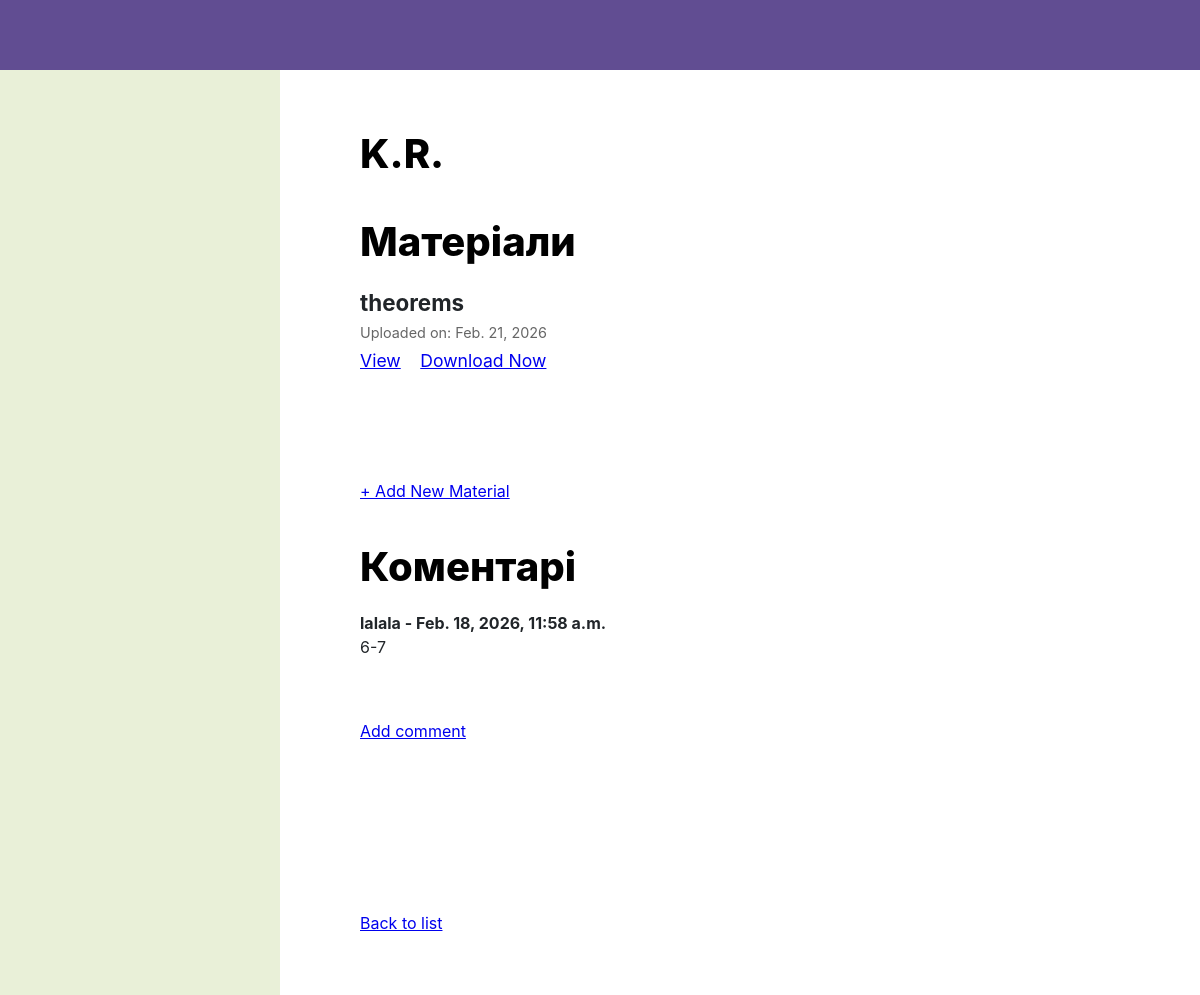
The app's page /сourses/matan/activities/2 (signed in), older data.
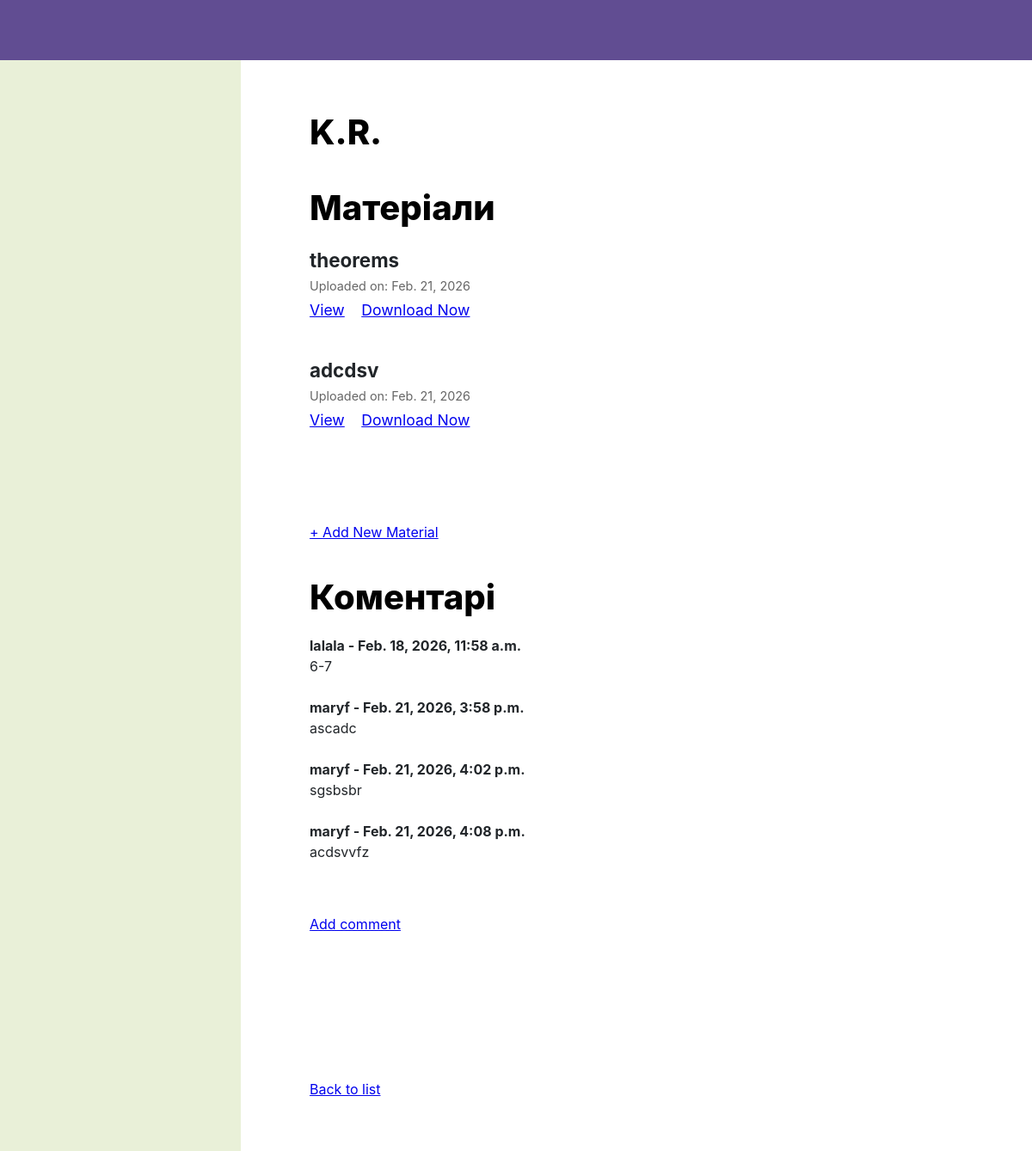
The same page, newer data.
### courses/models.py (models this page shows, shortened)
class Material(models.Model):
    activity = models.ForeignKey(Activity, related_name='materials', on_delete=models.CASCADE)
    name = models.CharField(max_length=100)
    upload = models.FileField(upload_to='activity_materials/', null=True, blank=True)
    uploaded_at = models.DateTimeField(auto_now_add=True)

class Comment(models.Model):
    post = models.ForeignKey(Activity, on_delete=models.CASCADE, related_name="comments")
    name = models.CharField(max_length=200)
    body = models.TextField()
    date_added = models.DateTimeField(auto_now_add=True)

### courses/views.py (called while the page is built)
@login_required
def activity_detail(request, course_slug, activity_id):
    course = get_object_or_404(Course, slug=course_slug)
    activity = get_object_or_404(Activity, id=activity_id)
    return render(request, 'activities/detail_activity.html', {
        'course': course,
        'activity': activity,
    })

### courses/templates/activities/detail_activity.html (shortened to what this page needs)
<!DOCTYPE html>
<html lang="en">
<head>
    <link href="https://cdn.jsdelivr.net/npm/bootstrap@5.3.0/dist/css/bootstrap.min.css" rel="stylesheet">
</head>
<body>
    <div class="top-banner"></div>
    <div class="main-container">
        <div class="sidebar"></div>
        <div class="content">
            <h1>{{ activity.activity_text }}</h1>
            <h2 class="section-header">Матеріали</h2>
            <div class="materials-list">
                {% for material in activity.materials.all %}
                <div class="material-item">
                    <span class="material-name">{{ material.name }}</span>
                    <span class="upload-date">Uploaded on: {{ material.uploaded_at|date:"M. d, Y" }}</span>
                    <div class="action-links mt-1">
                        {% if material.upload %}
                            <a href="{{ material.upload.url }}" target="_blank">View</a>
                            <a href="{{ material.upload.url }}" download>Download Now</a>
                        {% endif %}
                    </div>
                </div>
                {% empty %}
                <p>No materials available.</p>
                {% endfor %}
            </div>
            <div style="margin-top: 60px;">
                <a href="{% url 'add_material' activity.course.slug activity.id %}" class="add-link">+ Add New Material</a>
            </div>
            <h1 class="section-header">Коментарі</h1>
            <div class="comment-block">
                {% for comment in activity.comments.all %}
                <div class="mb-4">
                    <strong>{{ comment.name }} - {{ comment.date_added }}</strong>
                    <p>{{ comment.body }}</p>
                </div>
                {% empty %}
                <p>No comments yet.</p>
                {% endfor %}
                <div style="margin-top: 60px;">
                <a href="{% url 'add_comment' course_slug=course.slug activity_id=activity.id %}" class="add-link" style="margin-top: 0; margin-bottom: 20px; display: block;">Add comment</a>
                </div>
            </div>
            <br><br>
                <a href="{% url 'course_activities' activity.course.slug %}" class="add-link">Back to list</a>
            </div>
        </div>
</body>
</html>

Row changes from the older to the newer data that the page shows:
added Material: name "adcdsv", uploaded_at "Feb. 21, 2026"
added Comment: name "maryf", date_added "Feb. 21, 2026, 3:58 p.m.", body "ascadc"
added Comment: name "maryf", date_added "Feb. 21, 2026, 4:02 p.m.", body "sgsbsbr"
added Comment: name "maryf", date_added "Feb. 21, 2026, 4:08 p.m.", body "acdsvvfz"
